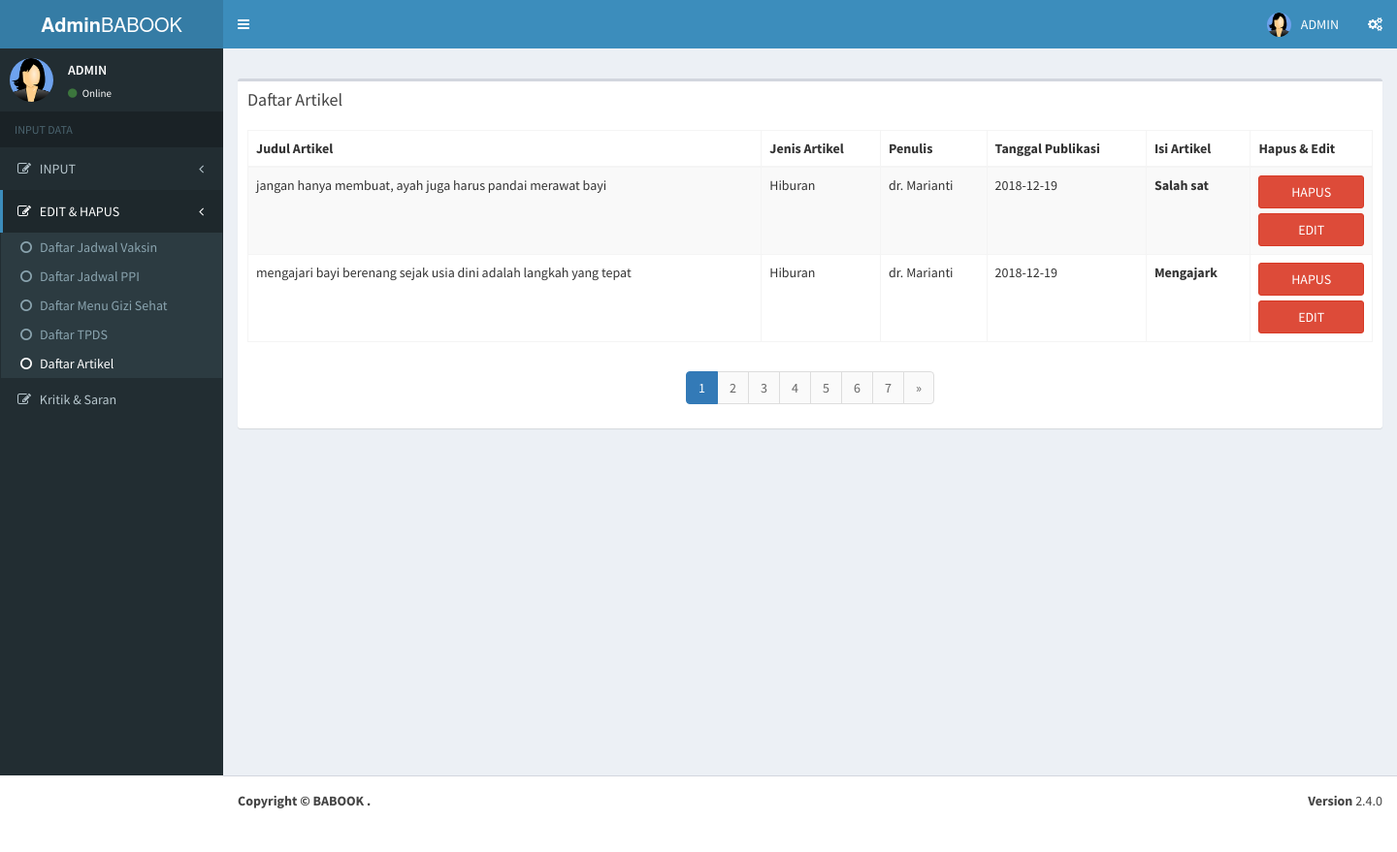
/ci319/assets/adminlte24/pages/forms/tampilartikel.php (signed in), run on the app's committed database.
### tables this page shows
CREATE TABLE `artikel` (
  `id_artikel` int(3) NOT NULL,
  `judul` varchar(100) DEFAULT NULL,
  `tanggal` date DEFAULT NULL,
  `penulis` varchar(30) DEFAULT NULL,
  `isi` text DEFAULT NULL,
  `jenis` enum('Hiburan','Tips','Penyakit') DEFAULT NULL
);

### fungsijadwal.php (called while the page is built, shortened)
<?php
$mysqli = mysqli_connect("localhost","root", "", "babook");
function query($query){
	global $mysqli;
	$result= mysqli_query($mysqli,$query) ;
	$rows=[];
	while ($row=mysqli_fetch_assoc($result)) {
		$rows[]=$row;
	}
	return $rows;
}
?>

### ci319/assets/adminlte24/pages/forms/tampilartikel.php (the view, shortened to what this page needs)
<?php
require '../../../../../fungsijadwal.php';
  ?>
<!DOCTYPE html>
<html>
<head>
  <link rel="stylesheet" href="../../bower_components/bootstrap/dist/css/bootstrap.min.css">
  <link rel="stylesheet" href="../../bower_components/font-awesome/css/font-awesome.min.css">
  <link rel="stylesheet" href="../../bower_components/Ionicons/css/ionicons.min.css">
  <link rel="stylesheet" href="../../bower_components/bootstrap-daterangepicker/daterangepicker.css">
  <link rel="stylesheet" href="../../bower_components/bootstrap-datepicker/dist/css/bootstrap-datepicker.min.css">
  <link rel="stylesheet" href="../../plugins/iCheck/all.css">
  <link rel="stylesheet" href="../../bower_components/bootstrap-colorpicker/dist/css/bootstrap-colorpicker.min.css">
  <link rel="stylesheet" href="../../plugins/timepicker/bootstrap-timepicker.min.css">
  <link rel="stylesheet" href="../../bower_components/select2/dist/css/select2.min.css">
  <link rel="stylesheet" href="../../dist/css/AdminLTE.min.css">
  <link rel="stylesheet" href="../../dist/css/skins/_all-skins.min.css">
    <link rel="stylesheet" href="../../plugins/pace/pace.min.css">
</head>
<body class="hold-transition skin-blue sidebar-mini">
<div class="wrapper">
  <header class="main-header">
    <a href="welcome.php" class="logo">
      <span class="logo-lg"><b>Admin</b>BABOOK</span>
    </a>
    <nav class="navbar navbar-static-top">
      <a href="#" class="sidebar-toggle" data-toggle="push-menu" role="button">
      </a>
      <div class="navbar-custom-menu">
        <ul class="nav navbar-nav">
          <li class="dropdown user user-menu">
            <a href="#" class="dropdown-toggle" data-toggle="dropdown">
              <img src="../../dist/img/user.jpg" class="user-image" alt="User Image">
              <span class="hidden-xs">ADMIN</span>
            </a>
          </li>
          <li>
            <a href="#" data-toggle="control-sidebar"><i class="fa fa-gears"></i></a>
          </li>
        </ul>
      </div>
    </nav>
  </header>
  <aside class="main-sidebar">
    <section class="sidebar">
      <div class="user-panel">
        <div class="pull-left image">
          <img src="../../dist/img/user.jpg" class="img-circle" alt="User Image">
        </div>
        <div class="pull-left info">
          <p>ADMIN</p>
          <a href="#"><i class="fa fa-circle text-success"></i> Online</a>
        </div>
      </div>
      <ul class="sidebar-menu" data-widget="tree">
        <li class="header">INPUT DATA</li>
        <li class="treeview">
        <a href="#">
            <i class="fa fa-edit"></i> <span>INPUT</span>
            <span class="pull-right-container">
              <i class="fa fa-angle-left pull-right"></i>
            </span>
          </a>
        </li>
        <li class="treeview active">
         <a href="#">
            <i class="fa fa-edit"></i> <span>EDIT & HAPUS</span>
            <span class="pull-right-container">
              <i class="fa fa-angle-left pull-right"></i>
            </span>
          </a>
          <ul class="treeview-menu"  style="display:block;">
             <li><a href="tampiljadwalvaksin.php"><i class="fa fa-circle-o"></i>Daftar Jadwal Vaksin</a></li>
              <li><a href="tampiljadwalppi.php"><i class="fa fa-circle-o"></i>Daftar Jadwal PPI</a></li>
              <li><a href="tampilmenu.php"><i class="fa fa-circle-o"></i>Daftar Menu Gizi Sehat</a></li>
              <li><a href="tampilkpsp.php"><i class="fa fa-circle-o"></i>Daftar TPDS</a></li>
               <li class="active"><a href="tampilartikel.php"><i class="fa fa-circle-o"></i>Daftar Artikel</a></li>
            </ul>
        </li>
              <li class="treeview">
         <a href="#">
            <i class="fa fa-edit"></i> <span>Kritik & Saran</span>
          </a>
    </li>
    </section>
  </aside>
  <div class="content-wrapper">
    <section class="content-header">
    </section>
    <section class="content">
      <div class="row">
        <div class="col-md-6">
            </div>
          </div>
<div class="box">
              <div class="box-header">
                <h3 class="box-title">Daftar Artikel</h3>
              </div>
              <?php
$jumlahDataPerHalaman = 2;
$jumlahData = count(query("SELECT * from artikel order by id_artikel desc"));
$jumlahHalaman = ceil($jumlahData / $jumlahDataPerHalaman);
$halamanAktif = (isset($_GET["halaman"]) ) ? $_GET["halaman"] : 1;
$awalData = ( $jumlahDataPerHalaman * $halamanAktif) - $jumlahDataPerHalaman;
$artikel=query("SELECT * FROM artikel order by id_artikel desc limit $awalData, $jumlahDataPerHalaman");
 ?>
               <form>
              <div class="box-body">
                <table id="example1" class="table table-bordered table-striped">
                  <thead>
                  <tr>
                    <th>Judul Artikel</th>
                    <th>Jenis Artikel</th>
                    <th>Penulis</th>
                    <th>Tanggal Publikasi</th>
                    <th>Isi Artikel</th>
                    <th>Hapus & Edit</th>
                  </tr>
                  </thead>
                  <tbody>
            <?php foreach ($artikel as $row):  ?>
                  <tr>
                    <td><?= $row["judul"]; ?></td>
                    <td><?= $row["jenis"]; ?></td>
                    <td><?= $row["penulis"]; ?></td>
                    <td><?=  $row["tanggal"]; ?></td>
                    <td><?= substr($row['isi'],0,20); ?></td>
                    <td><a type="button" class="btn btn-block btn-danger" href="hapusartikel.php?id_artikel=<?= $row["id_artikel"]; ?>">HAPUS</a><a type="button" class="btn btn-block btn-danger" href="updateartikel.php?id_artikel=<?= $row["id_artikel"]; ?>">EDIT</a></td>
                  </tr>
            <?php endforeach;?>
                </table>
          </div>
                <div class="text-center">
<nav aria-label="Page navigation example">
  <ul class="pagination justify-content-center">
<?php for ($i=1; $i<= $jumlahHalaman ; $i++) : ?>
  <li class="page-item active">
  <?php if ($i == $halamanAktif) : ?>
    <a class="page-link" href="?halaman=<?= $i; ?>"><?php echo $i; ?></a>
    <?php else : ?>
    </li>
    <li class="page-item">
      <a class="page-link" href="?halaman=<?= $i; ?>"><?php echo $i; ?></a>
    <?php endif; ?>
  </li>
<?php endfor; ?>
<?php if($halamanAktif < $jumlahHalaman) : ?>
  <li class="page-item">
  <a class="page-link" href="?halaman=<?= $halamanAktif + 1; ?>">
    <span>&raquo;</span>
  </a>
<?php endif; ?>
</li>
</ul>
</nav>
</div>
</div>
</div>
              </div>
  <footer class="main-footer">
    <div class="pull-right hidden-xs">
      <b>Version</b> 2.4.0
    </div>
    <strong>Copyright &copy; BABOOK <a href="https://adminlte.io"></a>.</strong>
  </footer>
</body>
</html>

### data on the page
artikel: judul "jangan hanya membuat, ayah juga harus pandai merawat bayi", jenis "Hiburan", penulis "dr. Marianti", tanggal "2018-12-19", isi "Salah sat"
artikel: judul "mengajari bayi berenang sejak usia dini adalah langkah yang tepat", jenis "Hiburan", penulis "dr. Marianti", tanggal "2018-12-19", isi "Mengajark"
